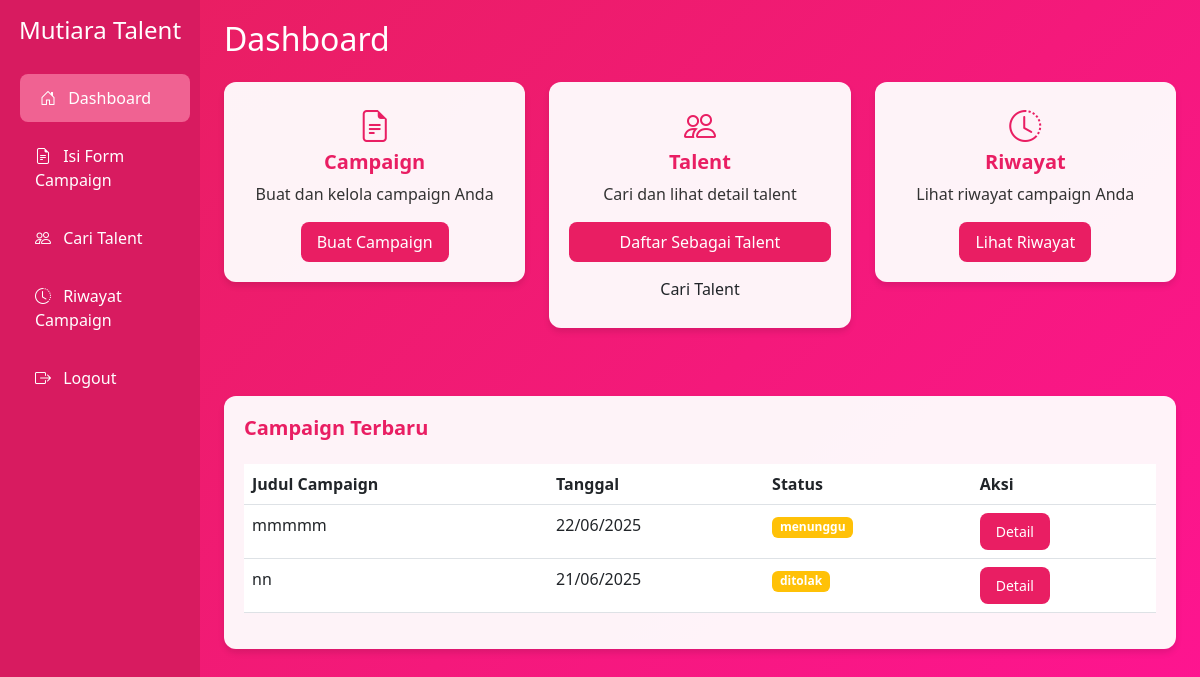
The page /client/dashboard.php (signed in) on the database its author committed.
### tables this page shows
CREATE TABLE `campaigns` (
  `id` int(11) NOT NULL,
  `client_id` int(11) NOT NULL,
  `nama_campaign` varchar(255) NOT NULL,
  `brand` varchar(255) NOT NULL,
  `kategori` varchar(100) NOT NULL,
  `deskripsi` text DEFAULT NULL,
  `min_followers` varchar(50) DEFAULT NULL,
  `engagement_rate` varchar(20) DEFAULT NULL,
  `kategori_konten` varchar(255) DEFAULT NULL,
  `lokasi` varchar(255) DEFAULT NULL,
  `status` enum('menunggu','disetujui','ditolak') DEFAULT 'menunggu',
  `tanggal_pengajuan` date DEFAULT curdate(),
  `created_at` timestamp NOT NULL DEFAULT current_timestamp(),
  `updated_at` timestamp NOT NULL DEFAULT current_timestamp() ON UPDATE current_timestamp()
);

### client/dashboard.php (the view, shortened to what this page needs)
<?php
$db = require_once('../config/database.php');
?>
<!DOCTYPE html>
<html lang="id">
<head>
    <link href="https://cdn.jsdelivr.net/npm/bootstrap@5.3.0/dist/css/bootstrap.min.css" rel="stylesheet">
    <link href="https://cdn.jsdelivr.net/npm/bootstrap-icons@1.7.2/font/bootstrap-icons.css" rel="stylesheet">
</head>
<body>
    <div class="container-fluid">
        <div class="row">
            <div class="col-md-3 col-lg-2 px-0 sidebar">
                <div class="d-flex flex-column">
                    <a class="navbar-brand text-white p-3 text-center" href="dashboard.php">
                        <h4>Mutiara Talent</h4>
                    </a>
                    <div class="nav flex-column">
                        <a class="nav-link active" href="dashboard.php">
                            <i class="bi bi-house-door me-2"></i> Dashboard
                        </a>
                        <a class="nav-link" href="campaign_form.php">
                            <i class="bi bi-file-earmark-text me-2"></i> Isi Form Campaign
                        </a>
                        <a class="nav-link" href="talents.php">
                            <i class="bi bi-people me-2"></i> Cari Talent
                        </a>
                        <a class="nav-link" href="campaign_history.php">
                            <i class="bi bi-clock-history me-2"></i> Riwayat Campaign
                        </a>
                        <a class="nav-link" href="../logout.php">
                            <i class="bi bi-box-arrow-right me-2"></i> Logout
                        </a>
                    </div>
                </div>
            </div>
            <div class="col-md-9 col-lg-10 px-md-4 main-content">
                <h2 class="text-white mb-4">Dashboard</h2>
                <div class="row">
                    <div class="col-md-6 col-lg-4 mb-4">
                        <div class="dashboard-card text-center">
                            <i class="bi bi-file-earmark-text icon"></i>
                            <h5>Campaign</h5>
                            <p>Buat dan kelola campaign Anda</p>
                            <a href="campaign_form.php" class="btn btn-pink">Buat Campaign</a>
                        </div>
                    </div>
                    <div class="col-md-6 col-lg-4 mb-4">
                        <div class="dashboard-card text-center">
                            <i class="bi bi-people icon"></i>
                            <h5>Talent</h5>
                            <p>Cari dan lihat detail talent</p>
                            <div class="d-grid gap-2">
                                <a href="register_talent.php" class="btn btn-pink">Daftar Sebagai Talent</a>
                                <a href="talents.php" class="btn btn-outline-pink">Cari Talent</a>
                            </div>
                        </div>
                    </div>
                    <div class="col-md-6 col-lg-4 mb-4">
                        <div class="dashboard-card text-center">
                            <i class="bi bi-clock-history icon"></i>
                            <h5>Riwayat</h5>
                            <p>Lihat riwayat campaign Anda</p>
                            <a href="campaign_history.php" class="btn btn-pink">Lihat Riwayat</a>
                        </div>
                    </div>
                </div>
                <div class="dashboard-card mt-4">
                    <h5 class="mb-4">Campaign Terbaru</h5>
                    <div class="table-responsive">
                        <table class="table table-hover">
                            <thead>
                                <tr>
                                    <th>Judul Campaign</th>
                                    <th>Tanggal</th>
                                    <th>Status</th>
                                    <th>Aksi</th>
                                </tr>
                            </thead>
                            <tbody>
                                <?php
                                try {
                                    $query = "SELECT * FROM campaigns WHERE client_id = ? ORDER BY created_at DESC LIMIT 5";
                                    $stmt = $db->prepare($query);
                                    $stmt->execute([$_SESSION['client_id']]);
                                    while ($campaign = $stmt->fetch(PDO::FETCH_ASSOC)) {
                                        echo "<tr>";
                                        echo "<td>{$campaign['nama_campaign']}</td>";
                                        echo "<td>" . date('d/m/Y', strtotime($campaign['tanggal_pengajuan'])) . "</td>";
                                        echo "<td><span class='badge bg-" . ($campaign['status'] == 'disetujui' ? 'success' : 'warning') . "'>{$campaign['status']}</span></td>";
                                        echo "<td><a href='campaign_detail.php?id={$campaign['id']}' class='btn btn-sm btn-pink'>Detail</a></td>";
                                        echo "</tr>";
                                    }
                                } catch (PDOException $e) {
                                    echo "<tr><td colspan='4' class='text-center'>Tidak ada data campaign</td></tr>";
                                }
                                ?>
                            </tbody>
                        </table>
                    </div>
                </div>
            </div>
        </div>
    </div>
</body>
</html>

### client/dashboard.php (style rules this page uses)
:root { --pink-primary: #FF69B4; --pink-dark: #FF1493; --pink-light: #FFB6C1; --pink-sidebar: #D81B60; --pink-main: #E91E63; --pink-hover: #F06292; --white-text: #FFFFFF; }
.sidebar { background-color: var(--pink-sidebar); min-height: 100vh; color: var(--white-text); box-shadow: 2px 0 5px rgba(0, 0, 0, 0.1); }
.sidebar .nav-link { color: var(--white-text); padding: 12px 20px; margin: 5px 15px; border-radius: 8px; transition: all 0.3s ease; }
.sidebar .nav-link:hover, .sidebar .nav-link.active { background-color: var(--pink-hover); transform: translateX(5px); }
.main-content { background: linear-gradient(135deg, var(--pink-main) 0%, var(--pink-dark) 100%); min-height: 100vh; padding: 20px; }
.dashboard-card { background: rgba(255, 255, 255, 0.95); border-radius: 12px; box-shadow: 0 4px 6px rgba(0, 0, 0, 0.1); transition: transform 0.3s ease; padding: 20px; margin-bottom: 20px; color: #333; }
.dashboard-card h5 { color: var(--pink-main); font-weight: 600; }
.dashboard-card .icon { font-size: 2rem; color: var(--pink-main); margin-bottom: 15px; }
.btn-pink { background-color: var(--pink-main); color: white; border: none; padding: 8px 16px; border-radius: 8px; transition: all 0.3s ease; }

### rows shown on the page
campaigns: nama_campaign "mmmmm", tanggal_pengajuan "22/06/2025", status "menunggu"
campaigns: nama_campaign "nn", tanggal_pengajuan "21/06/2025", status "ditolak"
